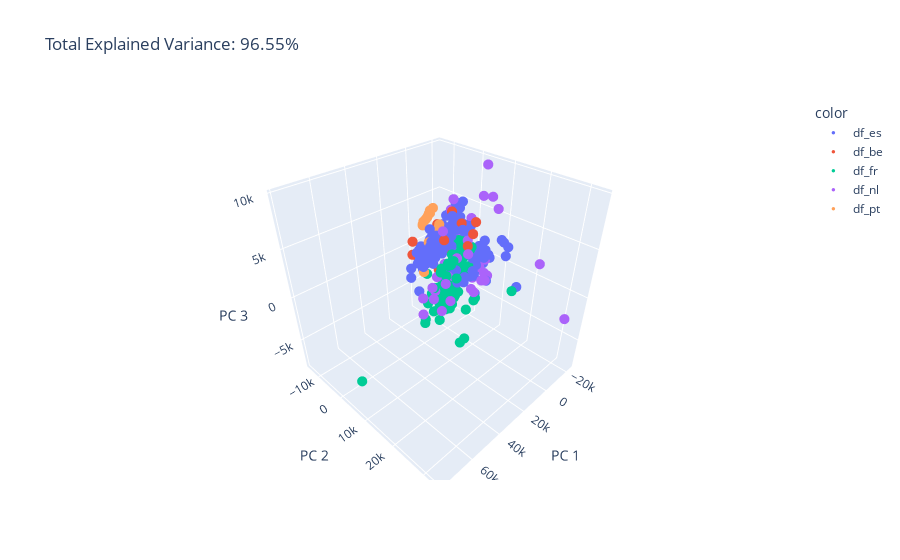

Notebook code cell kept with this figure:
### Code cell
sub_src_df_1 = ['df_es', 'df_fr', 'df_nl', 'df_pt', 'df_ca']
    
    Test_1 = df_es
    Test_2 = df_be
    Test_3 = df_fr
    Test_4 = df_nl
    Test_5 = df_ca
    Test_6 = df_pt

    Test_1['land'] = "df_es"
    Test_2['land'] = "df_be"
    Test_3['land'] = "df_fr"
    Test_4['land'] = "df_nl"
    Test_5['land'] = "df_ca"
    Test_6['land'] = "df_pt"

    Test = Test_1.append(Test_2).append(Test_3).append(Test_4).append(Test_5).append(Test_6)
    
    pca = PCA(n_components=3)
    components = pca.fit_transform(Test.iloc[:,:-1])

    total_var = pca.explained_variance_ratio_.sum() * 100

    fig = px.scatter_3d(
        components, x=0, y=1, z=2, color=Test['land'],
        title=f'Total Explained Variance: {total_var:.2f}%',
        labels={'0': 'PC 1', '1': 'PC 2', '2': 'PC 3'}
    )
    fig.update_traces(marker_size = 3.5)
    fig.show()

### Figure 1 — Plotly figure (JSON) as saved in the notebook; plotly's stock layout.template omitted (floating-point values rounded to 4 significant figures; data arrays with more than 128 entries replaced by an {"elided": "..."} marker saying what was removed)
{"data": [{"hovertemplate": "color=df_es<br>PC 1=%{x}<br>PC 2=%{y}<br>PC 3=%{z}<extra></extra>", "legendgroup": "df_es", "marker": {"color": "#636efa", "size": 3.5, "symbol": "circle"}, "mode": "markers", "name": "df_es", "scene": "scene", "showlegend": true, "type": "scatter3d", "x": {"elided": "201 float values"}, "y": {"elided": "201 float values"}, "z": {"elided": "201 float values"}}, {"hovertemplate": "color=df_be<br>PC 1=%{x}<br>PC 2=%{y}<br>PC 3=%{z}<extra></extra>", "legendgroup": "df_be", "marker": {"color": "#EF553B", "size": 3.5, "symbol": "circle"}, "mode": "markers", "name": "df_be", "scene": "scene", "showlegend": true, "type": "scatter3d", "x": [18430.0, -5436.0, 3992.0, 11490.0, 2979.0, -1940.0, 789.2, -4111.0, 6320.0, -7828.0, 2194.0, 30560.0, -10520.0, -11990.0, -8597.0, -10800.0, 6015.0, 315.3, -14000.0, -450.1], "y": [-4620.0, -6781.0, -5342.0, 3605.0, 7846.0, -1490.0, -4164.0, -4815.0, -3497.0, 1050.0, -616.3, 2099.0, -5350.0, -3046.0, -3125.0, -4288.0, -884.7, 9058.0, -5140.0, 8018.0], "z": [1568.0, 3052.0, 565.5, 3892.0, 3319.0, 1492.0, 2045.0, 2401.0, 1660.0, 4034.0, 2447.0, 4838.0, 992.2, 480.5, 364.9, 740.5, -445.8, 5753.0, 4148.0, 4358.0]}, {"hovertemplate": "color=df_fr<br>PC 1=%{x}<br>PC 2=%{y}<br>PC 3=%{z}<extra></extra>", "legendgroup": "df_fr", "marker": {"color": "#00cc96", "size": 3.5, "symbol": "circle"}, "mode": "markers", "name": "df_fr", "scene": "scene", "showlegend": true, "type": "scatter3d", "x": {"elided": "187 float values"}, "y": {"elided": "187 float values"}, "z": {"elided": "187 float values"}}, {"hovertemplate": "color=df_nl<br>PC 1=%{x}<br>PC 2=%{y}<br>PC 3=%{z}<extra></extra>", "legendgroup": "df_nl", "marker": {"color": "#ab63fa", "size": 3.5, "symbol": "circle"}, "mode": "markers", "name": "df_nl", "scene": "scene", "showlegend": true, "type": "scatter3d", "x": [-11830.0, -21530.0, -11380.0, -20580.0, -10540.0, -10540.0, 23390.0, -9216.0, -8065.0, -6522.0, 4347.0, 14330.0, 16440.0, 30130.0, 7380.0, -14830.0, -12380.0, -12410.0, -7962.0, 10940.0, -13100.0, 3624.0, 11950.0, 26110.0, -10150.0, 3252.0, -1864.0, -8650.0, -4655.0, -18900.0, -20400.0, 20020.0, 5928.0, -4438.0, -2747.0, 26790.0, -6963.0, -7527.0, 26520.0, 883.2, -10040.0, -22860.0], "y": [-4607.0, -1183.0, 33240.0, 21950.0, -2420.0, 2262.0, 5096.0, 8978.0, 7632.0, 6029.0, 10080.0, 5580.0, 2749.0, 4992.0, 9852.0, -5942.0, -2268.0, -3987.0, -9660.0, 2920.0, -4146.0, 3478.0, 1273.0, 2986.0, -3527.0, 74.12, 1751.0, 10340.0, 9074.0, 4430.0, -4557.0, 9823.0, 11620.0, 11080.0, 10600.0, 9973.0, 9753.0, 10620.0, 7056.0, 3456.0, -2939.0, 7220.0], "z": [2011.0, 3480.0, -1283.0, 1878.0, 895.8, 2148.0, -100.9, 1130.0, 148.9, -1258.0, -949.5, -339.0, -1511.0, -2611.0, 3099.0, 4199.0, 3193.0, 2664.0, 1263.0, 4673.0, 1837.0, -715.5, -501.0, -1488.0, 395.4, 141.8, -69.77, 7826.0, 7980.0, 9696.0, 1303.0, -1007.0, -892.6, -522.7, -470.9, -1490.0, -93.06, -286.2, -757.4, 1153.0, 5953.0, 5447.0]}, {"hovertemplate": "color=df_pt<br>PC 1=%{x}<br>PC 2=%{y}<br>PC 3=%{z}<extra></extra>", "legendgroup": "df_pt", "marker": {"color": "#FFA15A", "size": 3.5, "symbol": "circle"}, "mode": "markers", "name": "df_pt", "scene": "scene", "showlegend": true, "type": "scatter3d", "x": [20730.0, -6582.0, -4093.0, -2246.0, -2978.0, 1650.0, 3603.0, -2493.0, 37.83, -3376.0, 4968.0, 2028.0, -595.4, 1211.0, 5356.0, 1945.0, 8704.0], "y": [783.1, -8952.0, -8896.0, -8434.0, -8369.0, -7790.0, -7692.0, -4712.0, -7966.0, -5044.0, -7274.0, -7774.0, -8075.0, -7851.0, -7093.0, -4260.0, -3247.0], "z": [699.7, 4491.0, 4378.0, 4190.0, 4203.0, 3876.0, 3774.0, 3279.0, 3983.0, 3396.0, 3616.0, 3857.0, 4035.0, 3908.0, 3556.0, 2990.0, 2471.0]}], "layout": {"legend": {"title": {"text": "color"}, "tracegroupgap": 0}, "scene": {"domain": {"x": [0, 1], "y": [0, 1]}, "xaxis": {"title": {"text": "PC 1"}}, "yaxis": {"title": {"text": "PC 2"}}, "zaxis": {"title": {"text": "PC 3"}}}, "title": {"text": "Total Explained Variance: 96.55%"}}}
